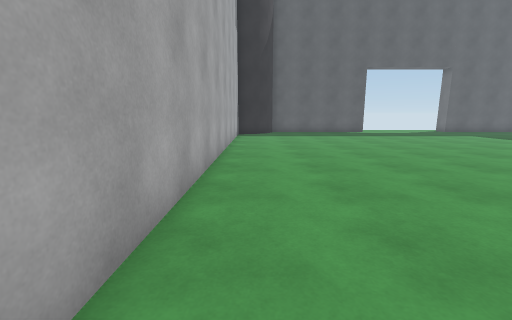
[1] (above)

17 first-person views from a walk through a Unity game level. The camera is 1.3 m above the floor, tilts 10° down and sees 90° across. The floor is counted in squares, 1 m on a side. Each view is taken from the middle of a square. On the plan, view 1 faces up. The plan holds only what a view shows up to about 13 squares ahead; the rest is blank.

[2]
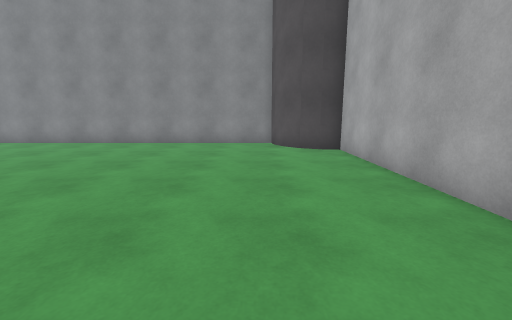

[3]
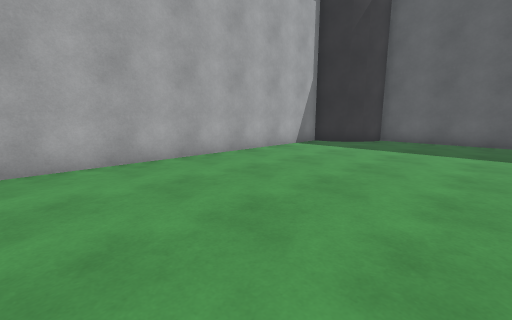

[4]
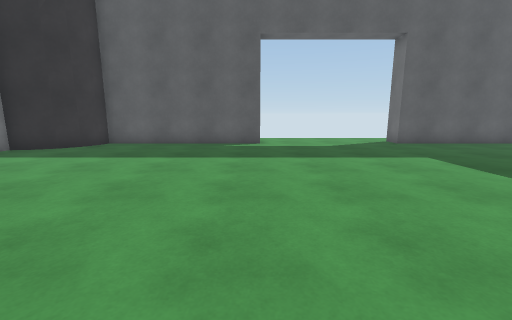

[5]
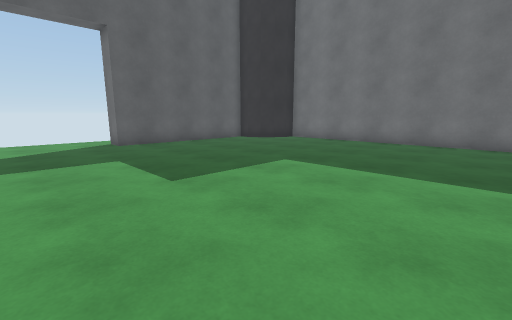

[6]
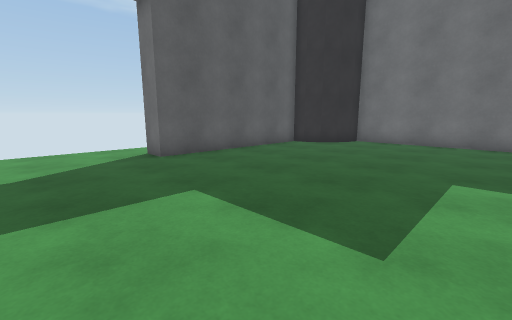

[7]
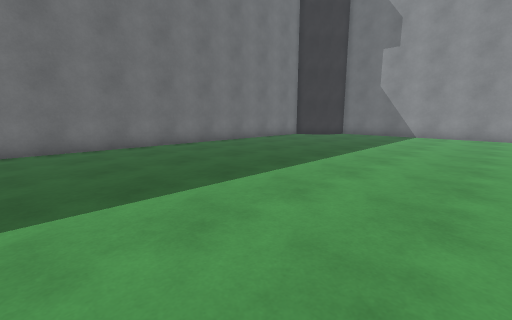

[8]
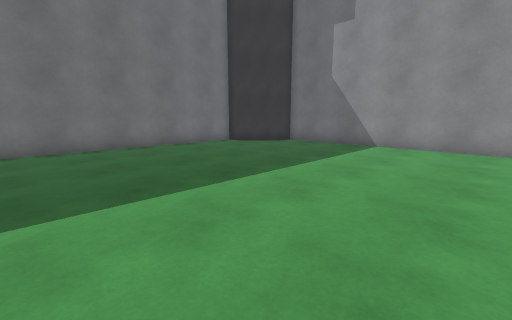

[9]
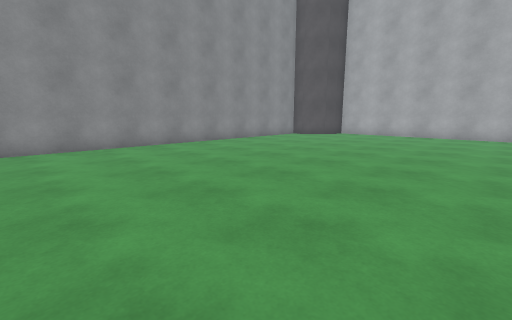

[10]
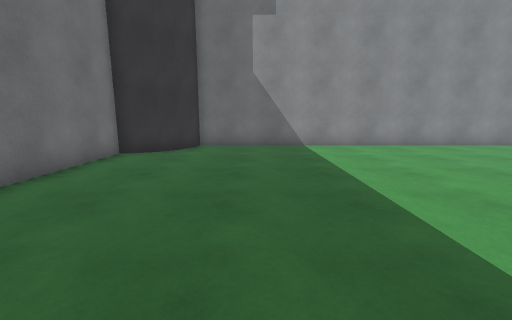

[11]
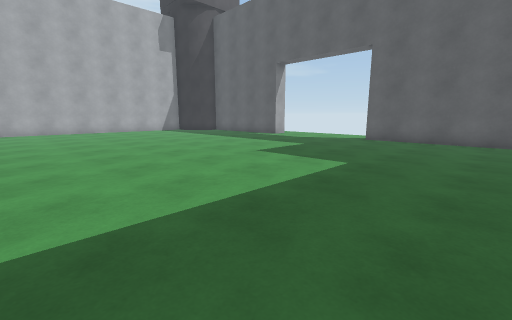

[12]
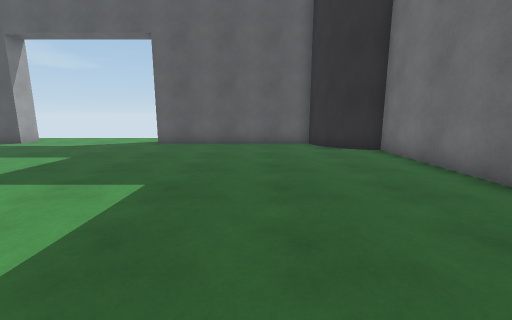

[13]
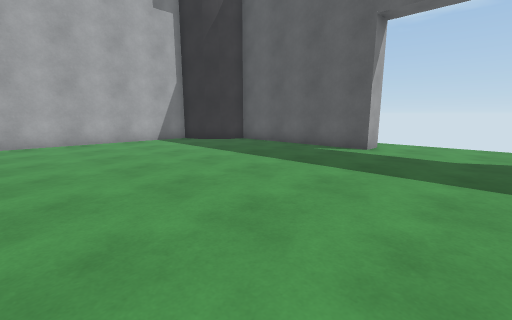

[14]
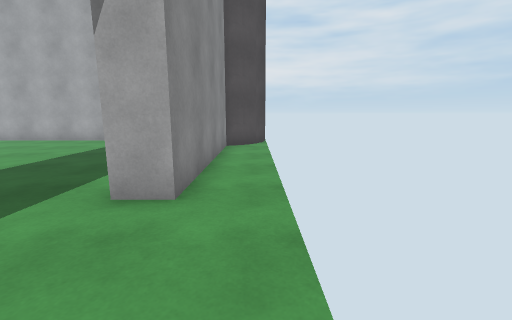

[15]
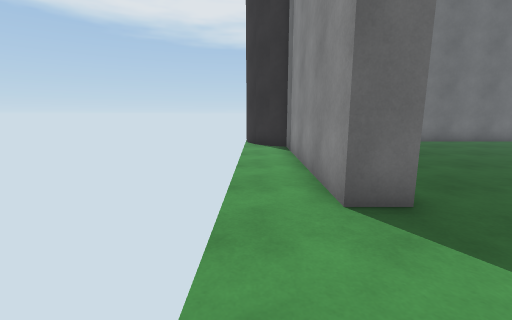

[16]
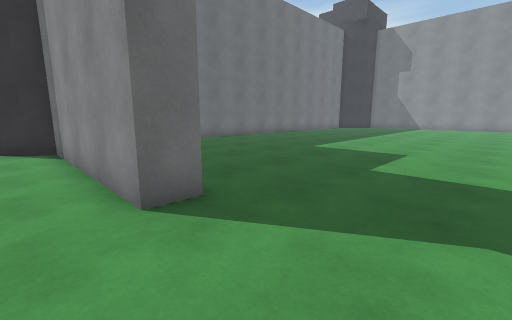

[17]
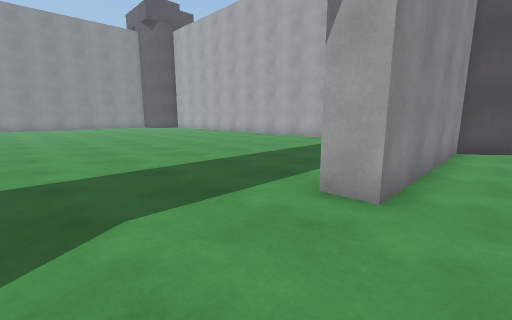

### Floor plan
Points are (right, up) in squares from view 1. A wall is a line through its corners. A room is listed if a view was taken in it or the views show most of it. See-through windows are left out.
Room 1 (views 1, 2, 3, 4, 5, 6, 7, 8, 9, 10, 11, 12, 13, 14, 15, 16, 17)
walls: (0.2, 22) (0.8, 21.4) (1.2, 20.7) (8.2, 20.7) (8.2, 19.7) (1.3, 19.7) (1.2, 19.2) (0.8, 18.5) (0.3, 18) (-0.4, 17.6) (-1.2, 17.5) (-1.2, -2.6) (-0.4, -2.7) (0.3, -3.1) (0.8, -3.6) (1.2, -4.3) (1.3, -5) (21.4, -5) (21.5, -4.3) (21.9, -3.6) (22.4, -3.1) (23.1, -2.7) (23.7, -2.6) (23.7, 17.5) (23.1, 17.6) (22.4, 17.9) (21.9, 18.5) (21.5, 19.2) (21.4, 19.7) (14.5, 19.7) (14.5, 20.7) (21.5, 20.7) (21.9, 21.4) (22.4, 22)

Positions as (right, up) in squares from view 1, and headings:
1: (0, 0), facing up
2: (2, 7), facing down
3: (6, 6), facing up-left
4: (8, 8), facing up
5: (11, 8), facing up-right
6: (11, 12), facing up-right
7: (13, 12), facing down-right
8: (13, 6), facing down-right
9: (16, 6), facing down-left
10: (19, 6), facing down
11: (20, 6), facing up-left
12: (19, 8), facing up
13: (12, 10), facing up-left
14: (12, 22), facing left
15: (11, 22), facing right
16: (11, 22), facing down-right
17: (12, 22), facing down-left
